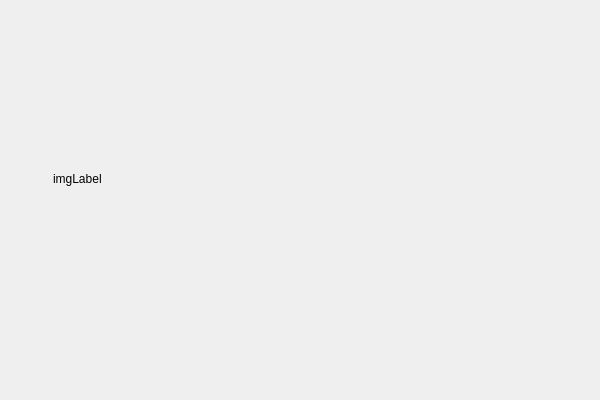
<?xml version="1.0" encoding="UTF-8"?>
<ui version="4.0">
 <class>opencvtestClass</class>
 <widget class="QWidget" name="opencvtestClass">
  <property name="geometry">
   <rect>
    <x>0</x>
    <y>0</y>
    <width>600</width>
    <height>400</height>
   </rect>
  </property>
  <property name="windowTitle">
   <string>opencvtest</string>
  </property>
  <widget class="QLabel" name="label">
   <property name="geometry">
    <rect>
     <x>53</x>
     <y>51</y>
     <width>256</width>
     <height>256</height>
    </rect>
   </property>
   <property name="text">
    <string>imgLabel</string>
   </property>
  </widget>
 </widget>
 <layoutdefault spacing="6" margin="11"/>
 <resources>
  <include location="opencvtest.qrc"/>
 </resources>
 <connections/>
</ui>
